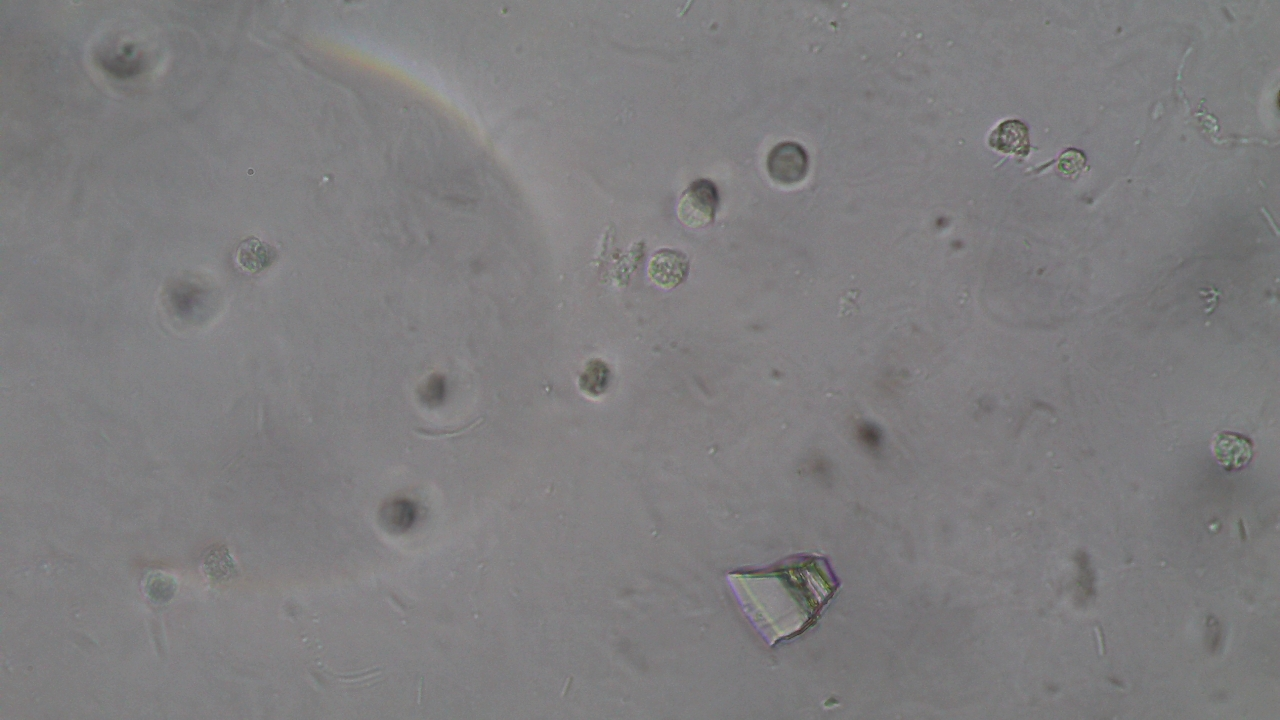
#> input picture Images/0003.jpg, 1280 x 720 px, found by its file name
$ python WBC_Detection.py
#> lines starting #> are read from the running program, lines starting #| are printed output that depends on the picture
# -*- coding: utf-8 -*-

#First run

import cv2
import numpy as np

img = cv2.imread('0003.jpg',0)
#> img: shape (720, 1280); min 44, max 177, mean 125.8

#Blurring only if required
"""img = cv2.medianBlur(img,5)"""
# No need to convert to grayscale as images already in required format.
"""cimg = cv2.cvtColor(img,cv2.COLOR_GRAY2BGR)"""

#Use minDist as 50 for first 4 pics, and 30 for 0012 and 0047.
circles = cv2.HoughCircles(img,cv2.HOUGH_GRADIENT,1,30,param1=50,param2=20,minRadius=5,maxRadius=20)
#> circles = 13 rows, first 8: [1233.5, 451.5, 19.4], [665.5, 265.5, 17.2], [693.5, 209.5, 17.2], [1006.5, 134.5, 17.2], [790.5, 164.5, 18.3], [251.5, 254.5, 17.2], [1065.5, 166.5, 13.8], [806.5, 591.5, 13.8]

circles = np.uint16(np.around(circles))
#> circles = 13 rows, first 8: [1234, 452, 19], [666, 266, 17], [694, 210, 17], [1006, 134, 17], [790, 164, 18], [252, 254, 17], [1066, 166, 14], [806, 592, 14]
for i in circles[0,:]:
    # Draw the outer circle
    cv2.circle(img,(i[0],i[1]),i[2],(0,255,0),2)
#> this loop made 13 passes
#> i on passes 1 to 12: [1234, 452, 19], [666, 266, 17], [694, 210, 17], [1006, 134, 17], [790, 164, 18], [252, 254, 17], [1066, 166, 14], [806, 592, 14], [160, 588, 15], [596, 380, 14], [872, 438, 16], [404, 514, 15]
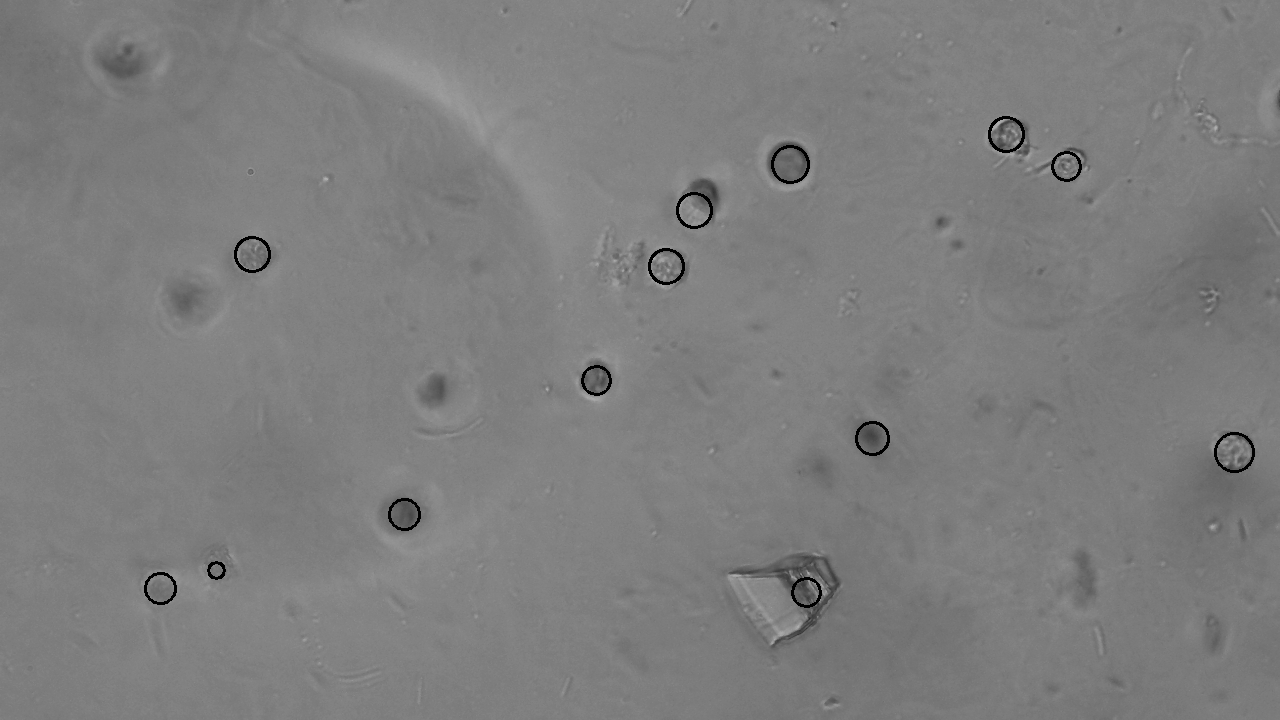
#> img: shape (720, 1280); min 0, max 177, mean 125.3

cv2.imshow('detected circles',img)
cv2.waitKey(0)
cv2.destroyAllWindows()

$ run again, with Images/0005.jpg copied over Images/0003.jpg
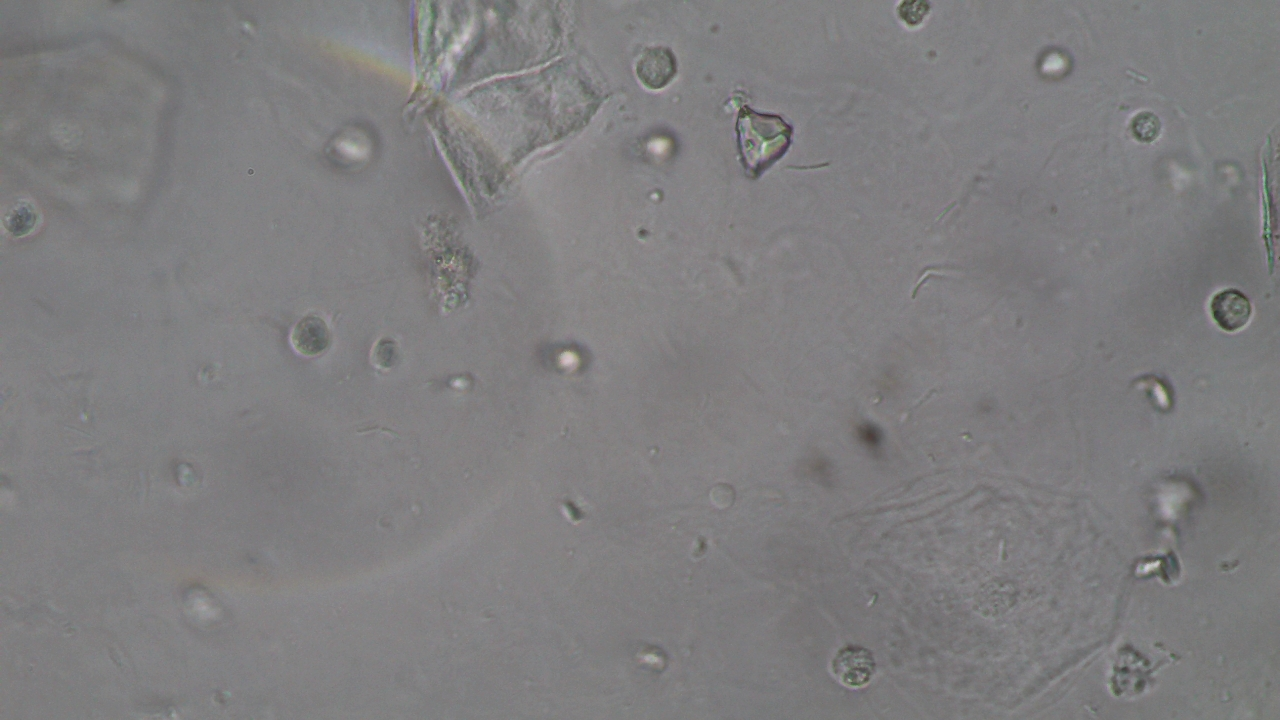
#> input picture Images/0005.jpg, 1280 x 720 px, found by its file name
#> `circles = cv2.HoughCircles(img,cv2.HOUGH_GRADIENT,1,30,param1=50,param..`: circles = 28 rows, first 8: [1231.5, 308.5, 19.4], [854.5, 669.5, 19.4], [309.5, 340.5, 17.2], [562.5, 113.5, 19.4], [434.5, 83.5, 19.4], [652.5, 63.5, 17.2], [449.5, 292.5, 15], [555.5, 79.5, 19.4]
#> `circles = np.uint16(np.around(circles))`: circles = 28 rows, first 8: [1232, 308, 19], [854, 670, 19], [310, 340, 17], [562, 114, 19], [434, 84, 19], [652, 64, 17], [450, 292, 15], [556, 80, 19]
#> the loop `for i in circles[0,:]:` made 28 passes
#> after the loop `for i in circles[0,:]:`:
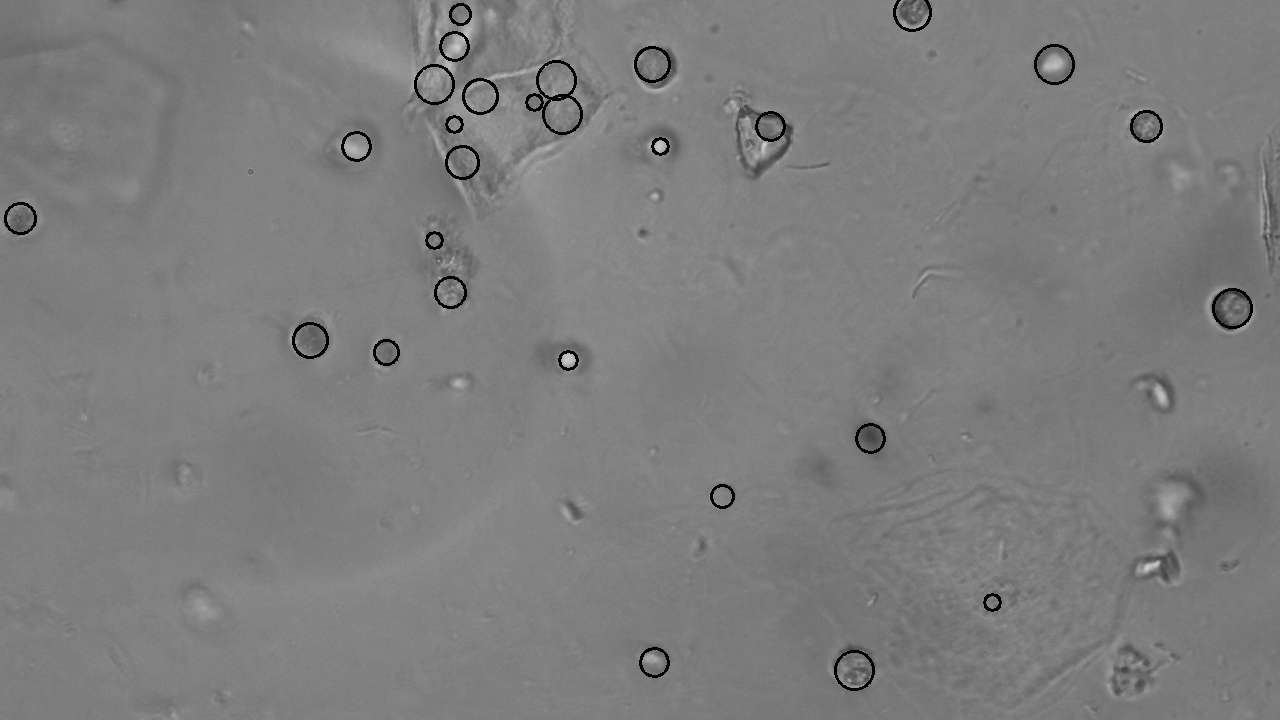
#> img: shape (720, 1280); min 0, max 209, mean 124.8

$ run again, with Images/0007.jpg copied over Images/0003.jpg
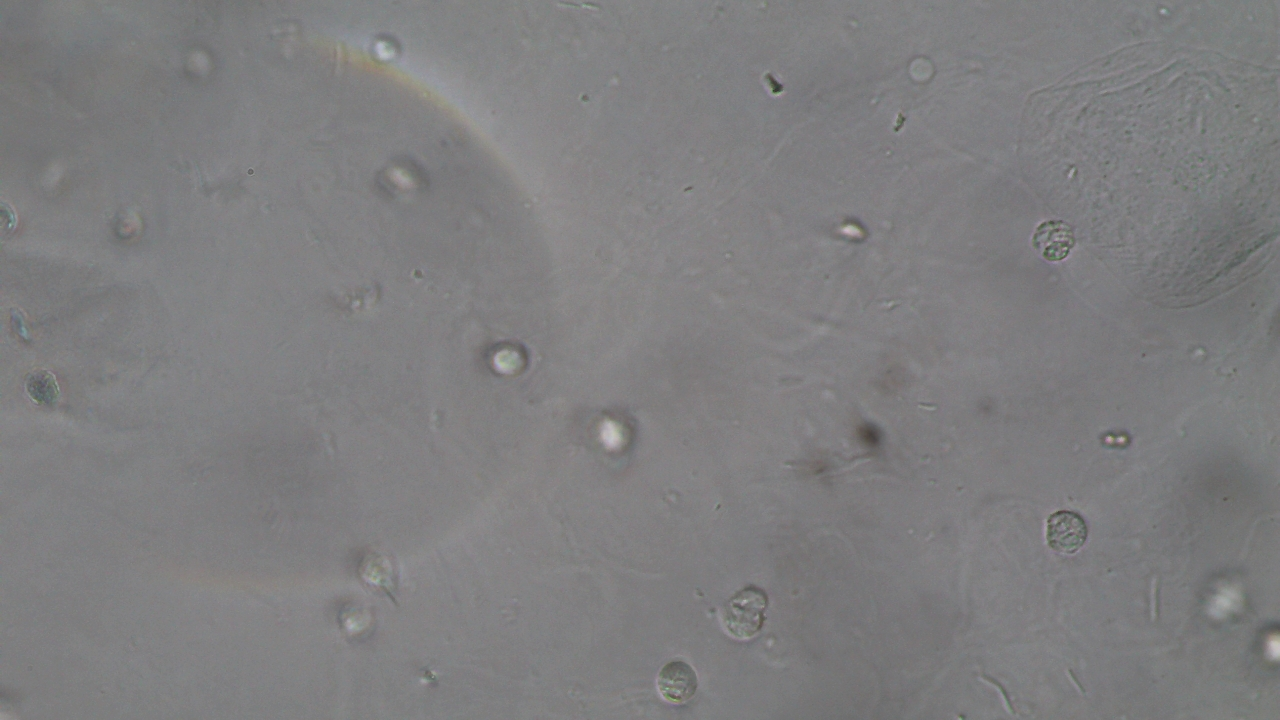
#> input picture Images/0007.jpg, 1280 x 720 px, found by its file name
#> `circles = cv2.HoughCircles(img,cv2.HOUGH_GRADIENT,1,30,param1=50,param..`: circles = 15 rows, first 8: [1062.5, 532.5, 19.4], [1053.5, 242.5, 18.3], [747.5, 610.5, 19.4], [39.5, 383.5, 17.2], [920.5, 69.5, 10.9], [677.5, 674.5, 17.2], [510.5, 354.5, 17.2], [613.5, 435.5, 15]
#> `circles = np.uint16(np.around(circles))`: circles = 15 rows, first 8: [1062, 532, 19], [1054, 242, 18], [748, 610, 19], [40, 384, 17], [920, 70, 11], [678, 674, 17], [510, 354, 17], [614, 436, 15]
#> the loop `for i in circles[0,:]:` made 15 passes
#> after the loop `for i in circles[0,:]:`:
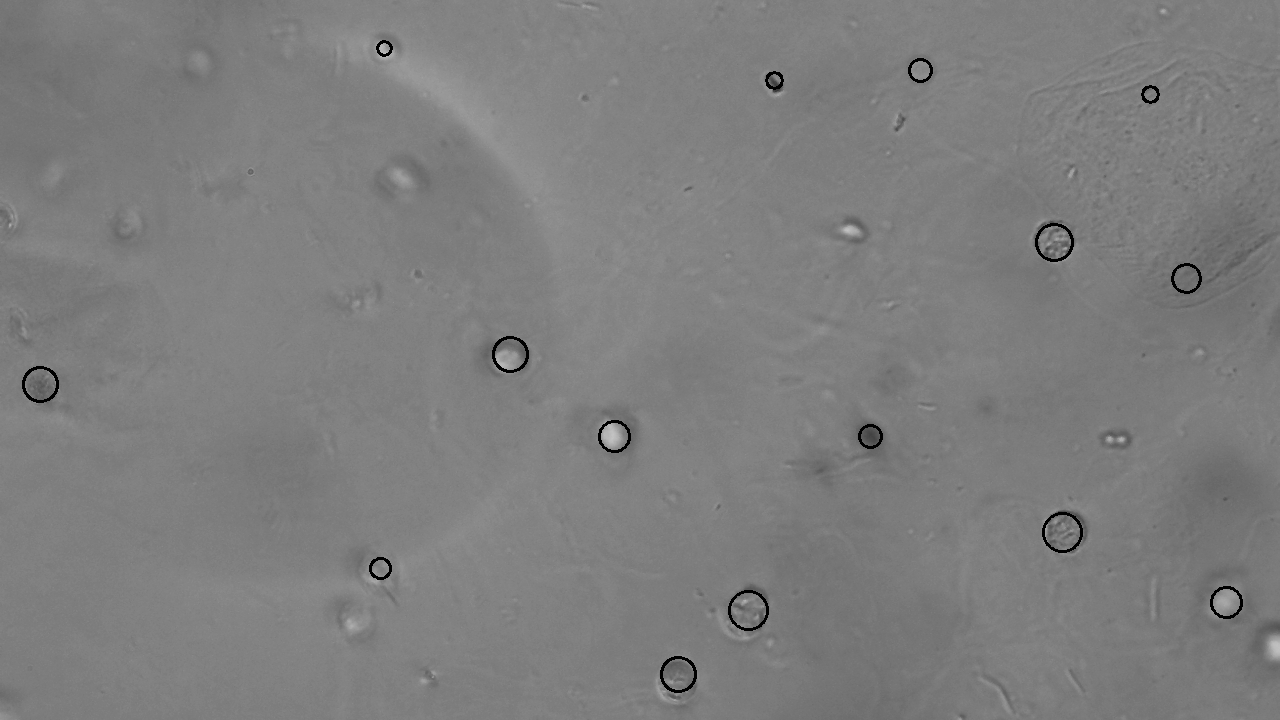
#> img: shape (720, 1280); min 0, max 196, mean 125.4

$ run again, with Images/0011.jpg copied over Images/0003.jpg
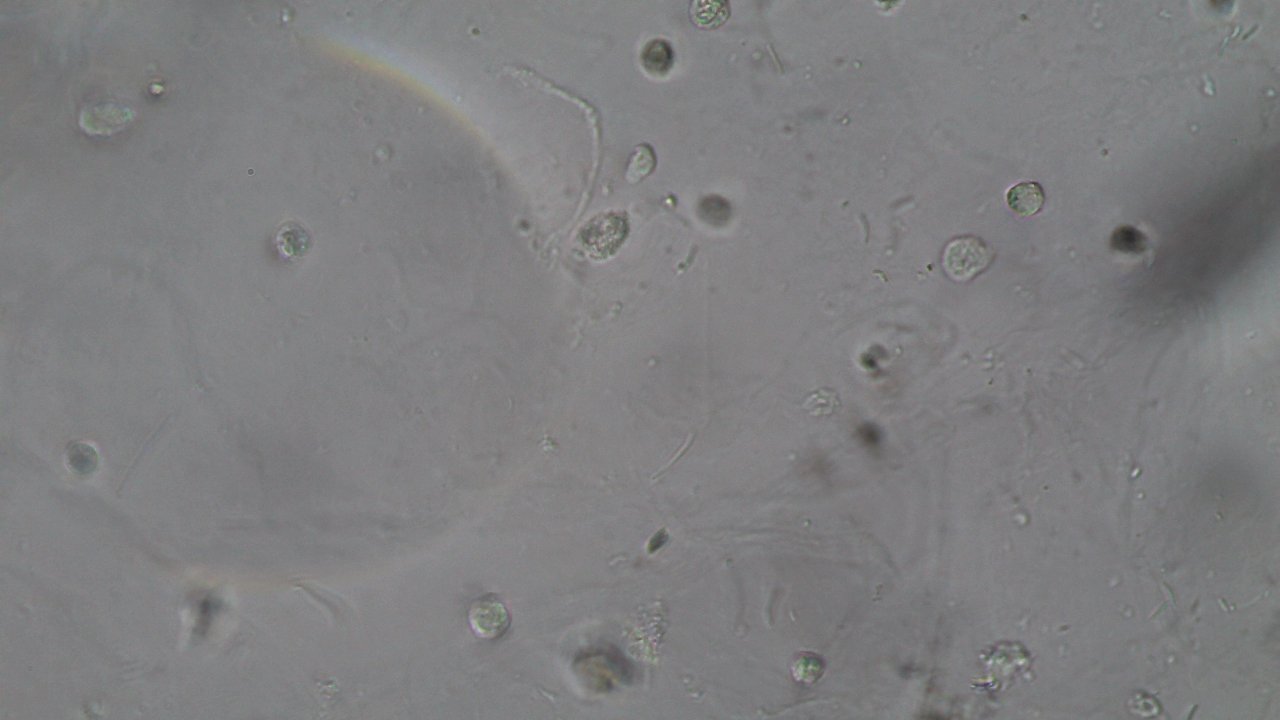
#> input picture Images/0011.jpg, 1280 x 720 px, found by its file name
#> `circles = cv2.HoughCircles(img,cv2.HOUGH_GRADIENT,1,30,param1=50,param..`: circles = 16 rows, first 8: [490.5, 620.5, 19.4], [588.5, 236.5, 17.2], [80.5, 458.5, 16.1], [954.5, 259.5, 17.2], [656.5, 54.5, 15.8], [1029.5, 199.5, 15], [807.5, 669.5, 15], [293.5, 242.5, 13.8]
#> `circles = np.uint16(np.around(circles))`: circles = 16 rows, first 8: [490, 620, 19], [588, 236, 17], [80, 458, 16], [954, 260, 17], [656, 54, 16], [1030, 200, 15], [808, 670, 15], [294, 242, 14]
#> the loop `for i in circles[0,:]:` made 16 passes
#> after the loop `for i in circles[0,:]:`:
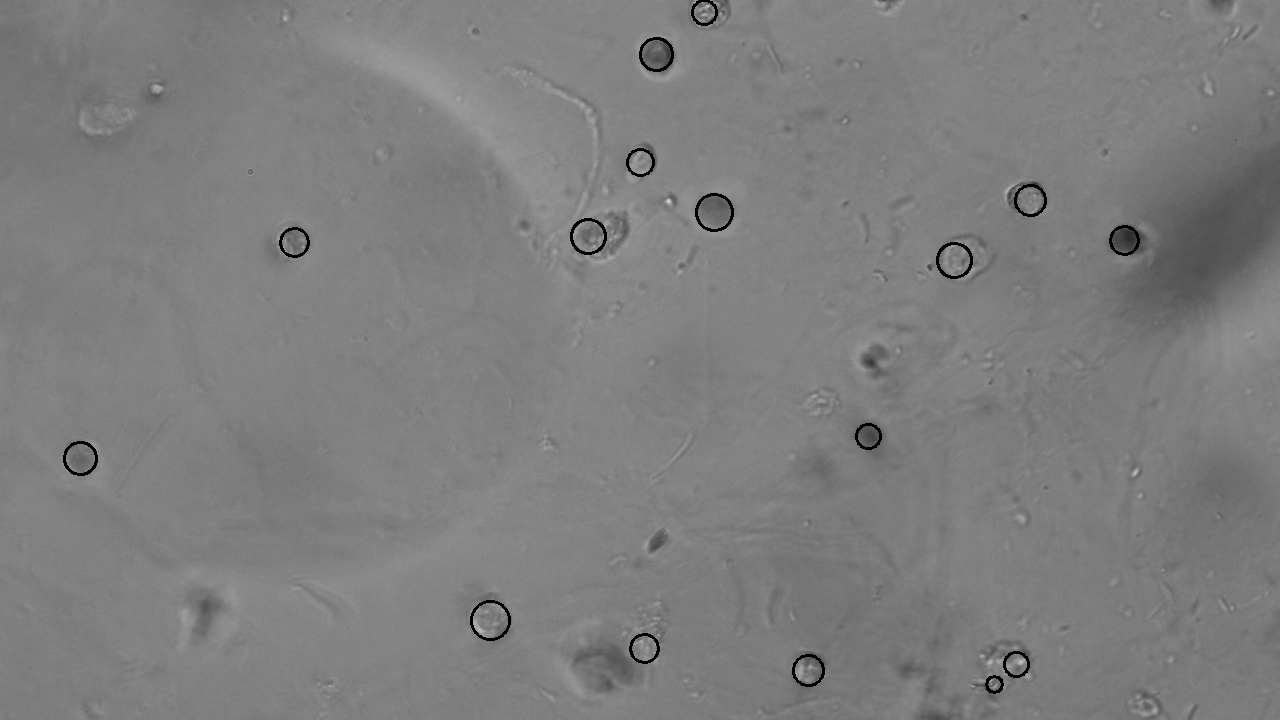
#> img: shape (720, 1280); min 0, max 211, mean 125.6
